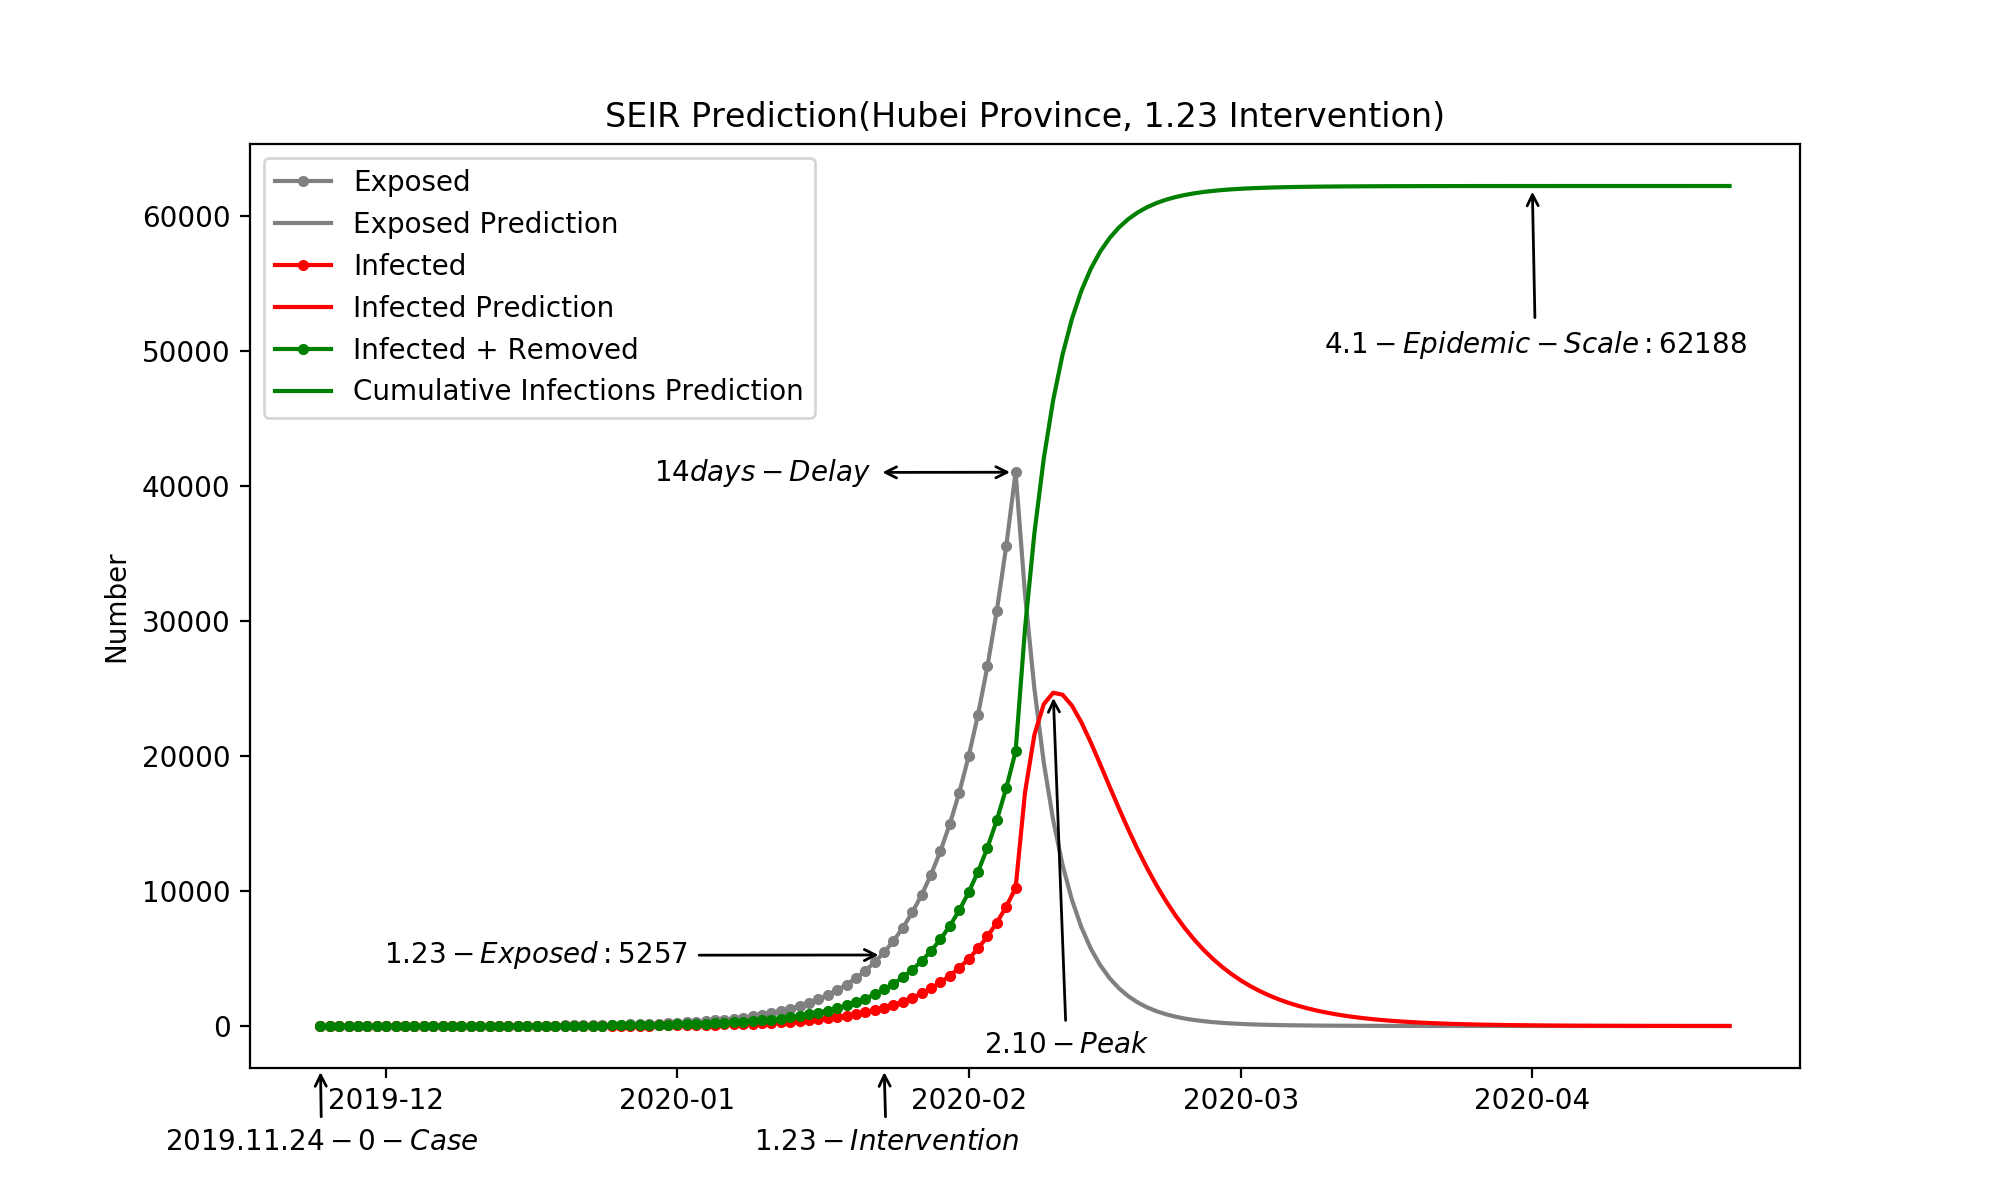

Recreate this plot in Python.
# SEIR传染病模型仿真
"View more, visit my github repository: https://github.com/AndyYue1893/Novel-Coronavirus-Pneumonia-SEIR-LSTM"
'没有解析解，ode求解数值解'
'重点是动力学模型的准确性（SEIR还是SEIRS、SIQR、SIQS模型，以及媒体宣传和随机因素的影响），难点是beta，gamma，sigma/Te的取值'
'模型忽略迁入率和迁出率，死亡率，参数设置参考钟院士等文章http://dx.doi.org/10.21037/jtd.2020.02.64'
######################################
# N: 区域内总人口                      #
# S: 易感者                           #
# E: 潜伏者                           #
# I: 感染者                           #
# R: 康复者                           #
# r: 每天接触的人数                    #
# r2: 潜伏者每天接触的人数              #
# beta1: 感染者传染给易感者的概率, I——>S #
# beta2: 潜伏者感染易感者的概率, E——>S   #
# sigma: 潜伏者转化为感染者的概率, E——>I #
# gama: 康复概率, I——>R                #
# T: 传播时间                          #
#######################################

import numpy as np
import matplotlib.pyplot as plt
import scipy.integrate as spi

# 阶段一，11.24 - 1.23  1.11
N = 60000000         # 湖北省为6000万，武汉900万
E_0 = 0
I_0 = 1
R_0 = 0
S_0 = N - E_0 - I_0 - R_0
beta1 = 0.02         # 真实数据拟合得出
beta2 = 0.021/3      #0.007
# r2 * beta2 = 2
sigma = 1/14         # 1/14, 潜伏期的倒数
gamma = 1/7          # 1/7, 感染期的倒数
r = 18               # 政府干预措施决定
T = 74

#ode求解
INI = [S_0, E_0, I_0, R_0]
def SEIR(inivalue, _):
    X = inivalue
    Y = np.zeros(4)
    # S数量
    Y[0] = - (r * beta1 * X[0] * X[2]) / N - (r * beta2 * X[0] * X[1]) / N
    # E数量
    Y[1] = (r * beta1 * X[0] * X[2]) / N + (r * beta2 * X[0] * X[1]) / N - sigma * X[1]
    # I数量
    Y[2] = sigma * X[1] - gamma * X[2]
    # R数量
    Y[3] = gamma * X[2]
    return Y

T_range = np.arange(0, T+1)
Res = spi.odeint(SEIR, INI, T_range)
S_t = Res[:, 0]
E_t = Res[:, 1]
I_t = Res[:, 2]
R_t = Res[:, 3]


# 阶段二，1.23后
S_2 = S_t[T]
E_2 = E_t[T]
I_2 = I_t[T]
R_2 = R_t[T]

beta1 = 0.02#0.15747     # 真实数据拟合得出
beta2 = 0.021/3          # 0.78735
# r2 * beta2 = 2
sigma2 = 1/4             # 1/14, 潜伏期的倒数
#gamma = 1/6.736         # 1/7, 感染期的倒数
r2 = 0.1                 # 政府干预措施决定
T2 = 150-T

#ode求解
INI = [S_2, E_2, I_2, R_2]
def SEIR(inivalue, _):
    X = inivalue
    Y = np.zeros(4)
    # S数量
    Y[0] = - (r2 * beta1 * X[0] * X[2]) / N - (r2 * beta2 * X[0] * X[1]) / N
    # E数量
    Y[1] = (r2 * beta1 * X[0] * X[2]) / N + (r2 * beta2 * X[0] * X[1]) / N - sigma2 * X[1]
    # I数量
    Y[2] = sigma2 * X[1] - gamma * X[2]
    # R数量
    Y[3] = gamma * X[2]
    return Y

T_range = np.arange(0, T2+1)
Res = spi.odeint(SEIR, INI, T_range)
S_t2 = Res[:, 0]
E_t2 = Res[:, 1]
I_t2 = Res[:, 2]
R_t2 = Res[:, 3]

#显示日期
plt.figure(figsize=(10, 6))
import pandas as pd
xs = pd.date_range(start='20191124', periods=T+1, freq='1D')    # 生成2020-02-11类型的日期数组（）
#print(xs)
xs2 = pd.date_range(start='20200206', periods=T2+1, freq='1D')

#plt.plot(S_t, color='blue', label='Susceptibles')#, marker='.')
plt.plot(xs, E_t, color='grey', label='Exposed', marker='.')
plt.plot(xs2, E_t2, color='grey', label='Exposed Prediction')
plt.plot(xs, I_t, color='red', label='Infected', marker='.')
plt.plot(xs2, I_t2, color='red', label='Infected Prediction')
plt.plot(xs, I_t + R_t, color='green', label='Infected + Removed', marker='.')
plt.plot(xs2, I_t2 + R_t2, color='green', label='Cumulative Infections Prediction')
#plt.plot(np.arange(0, T+1, 1), I_t + R_t, color='green', label='Removed')
#plt.plot(np.arange(T, T+T2+1, 1), I_t2 + R_t2, color='green', label='Infected2')
#plt.xlabel('Date')
plt.ylabel('Number')
plt.title('SEIR Prediction(Hubei Province, 1.23 Intervention)')
plt.legend()

xs3 = pd.date_range(start='20200123', periods=1, freq='1D')
#plt.plot(xs3, np.arange(1000, 2000, 1000))
plt.annotate(r'$1.23-Intervention$', xy=(xs3, -3000), xycoords='data', xytext=(-47, -30), textcoords='offset points',
             fontsize=10, arrowprops=dict(arrowstyle='->', connectionstyle='arc3, rad=0'))

xs4 = pd.date_range(start='20200210', periods=1, freq='1D')
plt.annotate(r'$2.10-Peak$', xy=(xs4, 24700), xycoords='data', xytext=(-25, -130), textcoords='offset points',
             fontsize=10, arrowprops=dict(arrowstyle='->', connectionstyle='arc3, rad=0'))

xs5 = pd.date_range(start='20200401', periods=1, freq='1D')
plt.annotate(r'$4.1-Epidemic-Scale:62188$', xy=(xs5, 62188), xycoords='data', xytext=(-75, -60), textcoords='offset points',
             fontsize=10, arrowprops=dict(arrowstyle='->', connectionstyle='arc3, rad=0'))

xs6 = pd.date_range(start='20200123', periods=1, freq='1D')
plt.annotate(r'$1.23-Exposed:5257$', xy=(xs6, 5257), xycoords='data', xytext=(-180, -3), textcoords='offset points',
             fontsize=10, arrowprops=dict(arrowstyle='->', connectionstyle='arc3, rad=0'))

xs7 = pd.date_range(start='20191124', periods=1, freq='1D')
plt.annotate(r'$2019.11.24-0-Case$', xy=(xs7, -3000), xycoords='data', xytext=(-56, -30), textcoords='offset points',
             fontsize=10, arrowprops=dict(arrowstyle='->', connectionstyle='arc3, rad=0'))

xs8 = pd.date_range(start='20200206', periods=1, freq='1D')
plt.annotate(r'$14days-Delay$', xy=(xs8, 41000), xycoords='data', xytext=(-130, -3), textcoords='offset points',
             fontsize=10, arrowprops=dict(arrowstyle='<->', connectionstyle='arc3, rad=0'))
#plt.text(30, 10, r'$This\ is\ the\ some\ text.\ \mu_j\ \sigma_i\ \alpha_t$')
plt.show()


# 写数据到excel
import xlsxwriter
workbook = xlsxwriter.Workbook('result_data.xlsx')  #创建一个Excel文件
worksheet = workbook.add_worksheet()
for i in range(1, 151):
    #print(i)
    num = str(i)
    row = 'A' + num
    if i < 75:
        data = [S_t[i], E_t[i], I_t[i], R_t[i], I_t[i]+R_t[i]]
    else:
        data = [S_t2[i - 75], E_t2[i - 75], I_t2[i - 75], R_t2[i - 75], I_t2[i-75]+R_t2[i-75]]
    worksheet.write_row(row, data)
    i += 1

workbook.close()
